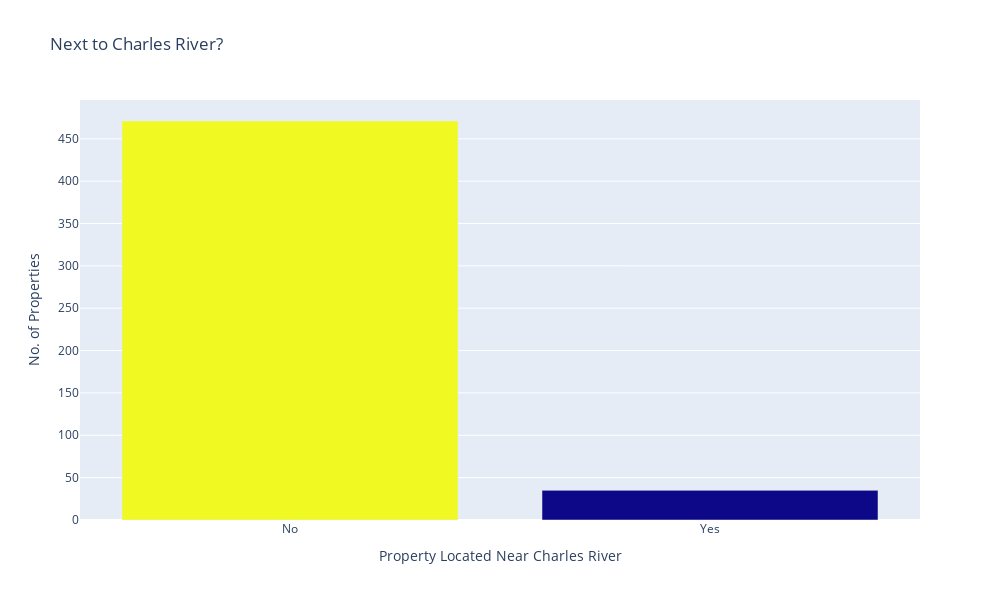

Notebook cell for this chart:
### Code cell
bar = px.bar(chas_df,
             x=['No','Yes'],
             y=chas_df.values,
             color=chas_df.values,
             title = "Next to Charles River?")

bar.update_layout(xaxis_title="Property Located Near Charles River",
                  yaxis_title="No. of Properties",
                  coloraxis_showscale=False,
                  width=1000,height=600)


bar.show()

### Figure 1 — Plotly figure (JSON) as saved in the notebook; plotly's stock layout.template omitted (floating-point values rounded to 4 significant figures)
{"data": [{"hovertemplate": "x=%{x}<br>y=%{y}<br>color=%{marker.color}<extra></extra>", "legendgroup": "", "marker": {"color": [471, 35], "coloraxis": "coloraxis", "pattern": {"shape": ""}}, "name": "", "orientation": "v", "showlegend": false, "textposition": "auto", "type": "bar", "x": ["No", "Yes"], "xaxis": "x", "y": [471, 35], "yaxis": "y"}], "layout": {"barmode": "relative", "coloraxis": {"colorbar": {"title": {"text": "color"}}, "colorscale": [[0, "#0d0887"], [0.1111, "#46039f"], [0.2222, "#7201a8"], [0.3333, "#9c179e"], [0.4444, "#bd3786"], [0.5556, "#d8576b"], [0.6667, "#ed7953"], [0.7778, "#fb9f3a"], [0.8889, "#fdca26"], [1, "#f0f921"]], "showscale": false}, "height": 600, "legend": {"tracegroupgap": 0}, "title": {"text": "Next to Charles River?"}, "width": 1000, "xaxis": {"anchor": "y", "domain": [0, 1], "title": {"text": "Property Located Near Charles River"}}, "yaxis": {"anchor": "x", "domain": [0, 1], "title": {"text": "No. of Properties"}}}}
